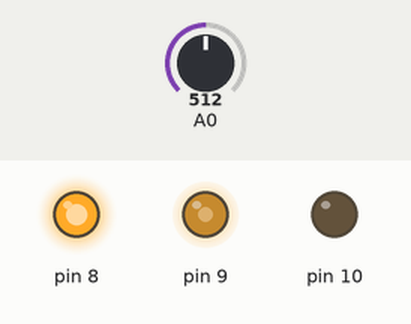
This sketch was run on a simulated Arduino Uno, built with avr-gcc and run on an emulated ATmega328P. Parts: output pins drawn as LEDs (lit = HIGH). Inputs (shaded band) come from the test bench; at power-on: A0 = 512.

Above: at 1.2 s.
1.3 s: A0 set to 716
At 2.5 s:
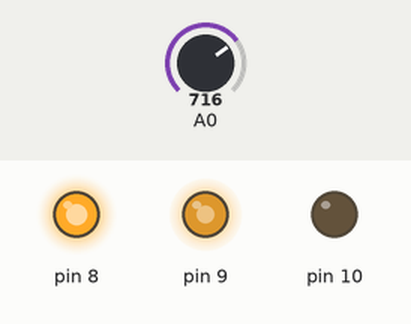
2.8 s: A0 set to 900
At 3.7 s:
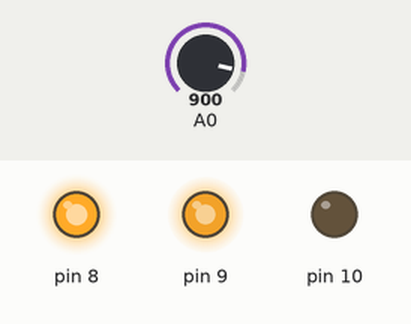
4.3 s: A0 set to 122
At 4.8 s:
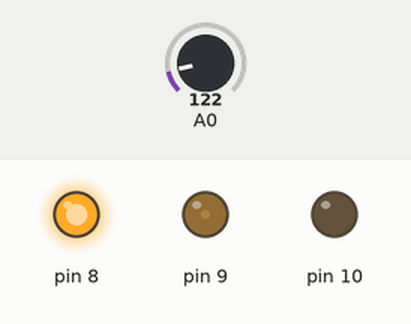
5.8 s: A0 set to 0
At 7.2 s:
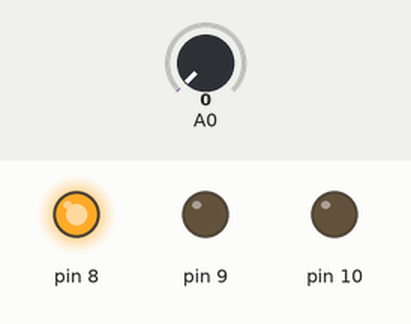
Timing chart, 0 to 8.3 s (numbered marks = the images above; inputs shaded):
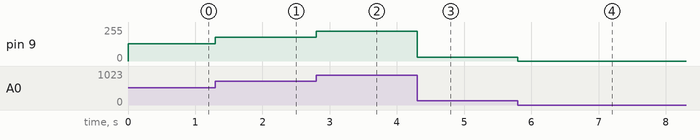

Measured:
- after the input at 1.3 s, pin 9: 128/255 → 179/255 at once
- after the input at 2.8 s, pin 9: 179/255 → 225/255 at once
- after the input at 4.3 s, pin 9: 225/255 → 30/255 at once
- after the input at 5.8 s, pin 9: 30/255 → 0/255 at once

The sketch:

DC_motor_controller.ino
```cpp
void setup() {
  // put your setup code here, to run once:
  pinMode(8,OUTPUT);
  pinMode(9,OUTPUT);
  pinMode(10,OUTPUT);

  digitalWrite(8,HIGH);
  digitalWrite(10,LOW);

  Serial.begin(115200);
}

void loop() {
  // put your main code here, to run repeatedly:
  analogWrite(9,analogRead(A0)/4);

}
```
